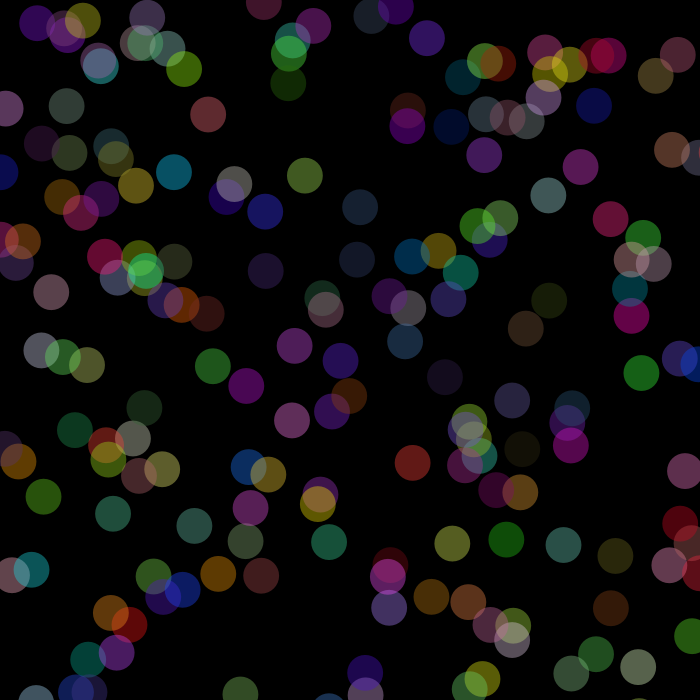
Frame 1 (no input)
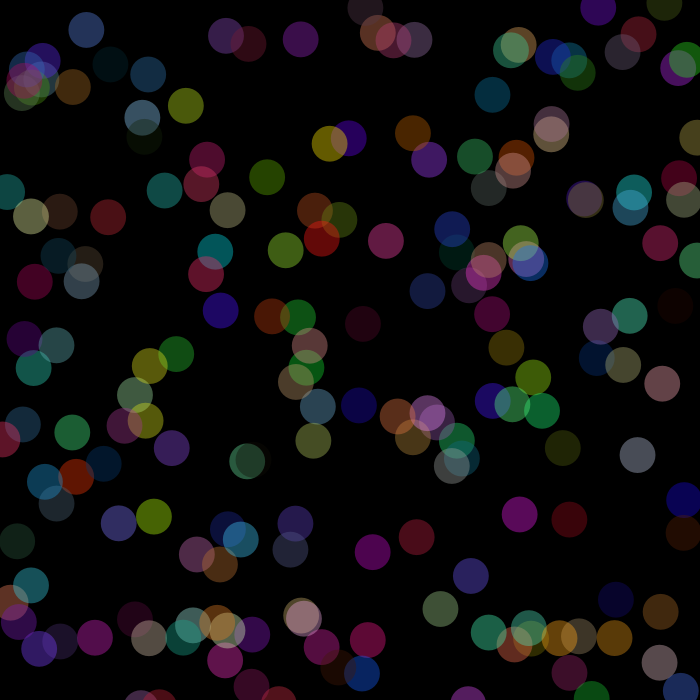
Frame 60 (the mouse pressed at the canvas centre just before this capture)
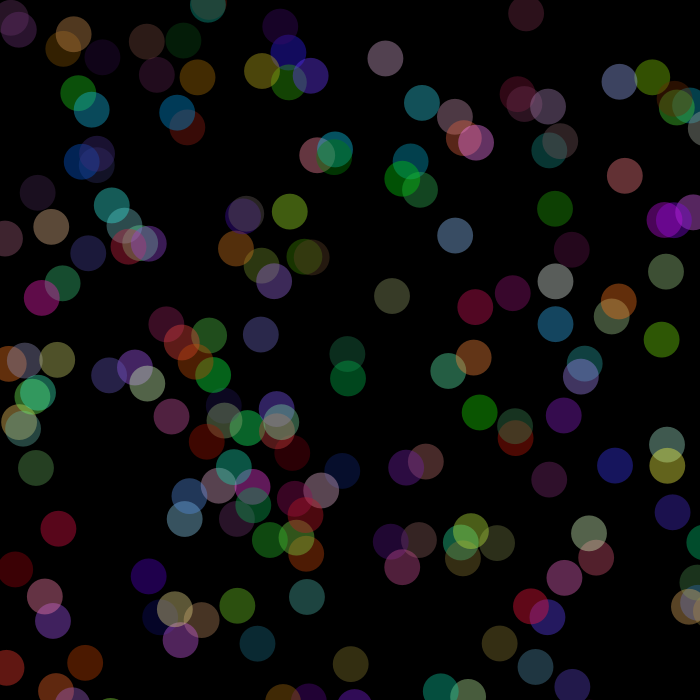
Frame 120 (the mouse held since frame 60 and released just before this capture)

The Processing sketch that drew these frames (run headless with seeded random() and noise(); from frame 60 on, the mouse is pressed at the canvas centre):

// Processing sketch: processing_40374
// ── processing_40374.pde

balls a;

void setup()
{
  size(700, 700);
  noStroke();
  smooth();

  a = new balls();
  a.x=250;
  a.y=250;
  a.r=random(10, 50);
  background(0);
}

void draw()
{
  background(0);
  a.show();
}

class balls
{
  float x, y, r, a;
  void show()
  {
    for (int i=0; i<200; i++)
    {
      a = 100;
      fill(random(0, 255), random(0, 255), random(0, 255),a);
      ellipse(x+random(-250, 500), y+random(-250, 500), r, r);
    }
    if (mouseButton == LEFT)
    {
      x=mouseX;
      y=mouseY;
    }
    if (mouseButton == RIGHT)
    {
      a=a+random(-10,10);
    }
  }
}
